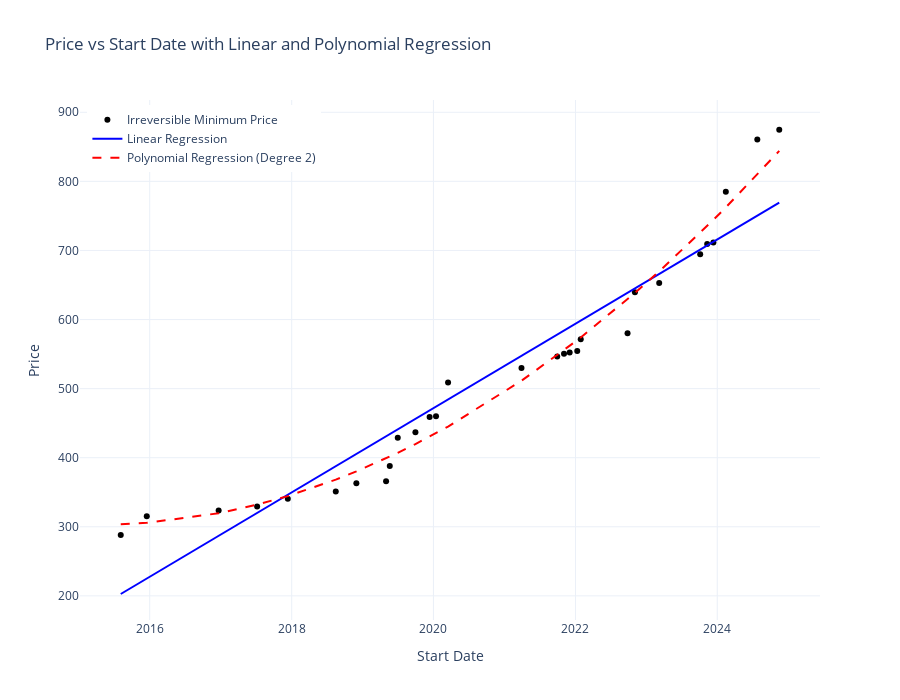

The code cell stored with this chart in its notebook:
### Markdown cell above
Analizaremos si es posible trazar una línea de regresión a través de estos mínimos irreversibles.

### Code cell
# === Convert date to numeric ===
X = mdates.date2num(irreversible_prices_df['Start']).reshape(-1, 1)
y = irreversible_prices_df['Price'].values

# === Fit models ===
linear_model = LinearRegression().fit(X, y)
y_pred_linear = linear_model.predict(X)

poly = PolynomialFeatures(degree=2)
X_poly = poly.fit_transform(X)
poly_model = LinearRegression().fit(X_poly, y)
y_pred_poly = poly_model.predict(X_poly)

# === Sort for plotting ===
sorted_idx = X[:, 0].argsort()
start_sorted = irreversible_prices_df['Start'].iloc[sorted_idx]
y_linear_sorted = y_pred_linear[sorted_idx]
y_poly_sorted = y_pred_poly[sorted_idx]

# === Plot with Plotly ===
fig = go.Figure()

# Actual data
fig.add_trace(go.Scatter(
    x=irreversible_prices_df['Start'], y=irreversible_prices_df['Price'],
    mode='markers',
    name='Irreversible Minimum Price',
    marker=dict(color='black')
))

# Linear regression line
fig.add_trace(go.Scatter(
    x=start_sorted, y=y_linear_sorted,
    mode='lines',
    name='Linear Regression',
    line=dict(color='blue')
))

# Polynomial regression line
fig.add_trace(go.Scatter(
    x=start_sorted, y=y_poly_sorted,
    mode='lines',
    name='Polynomial Regression (Degree 2)',
    line=dict(color='red', dash='dash')
))

# Update layout (adjust height and remove annotation)
fig.update_layout(
    title='Price vs Start Date with Linear and Polynomial Regression',
    xaxis_title='Start Date',
    yaxis_title='Price',
    template='plotly_white',
    height=700,  # Increased height
    legend=dict(x=0.01, y=0.99)
)

fig.show()
